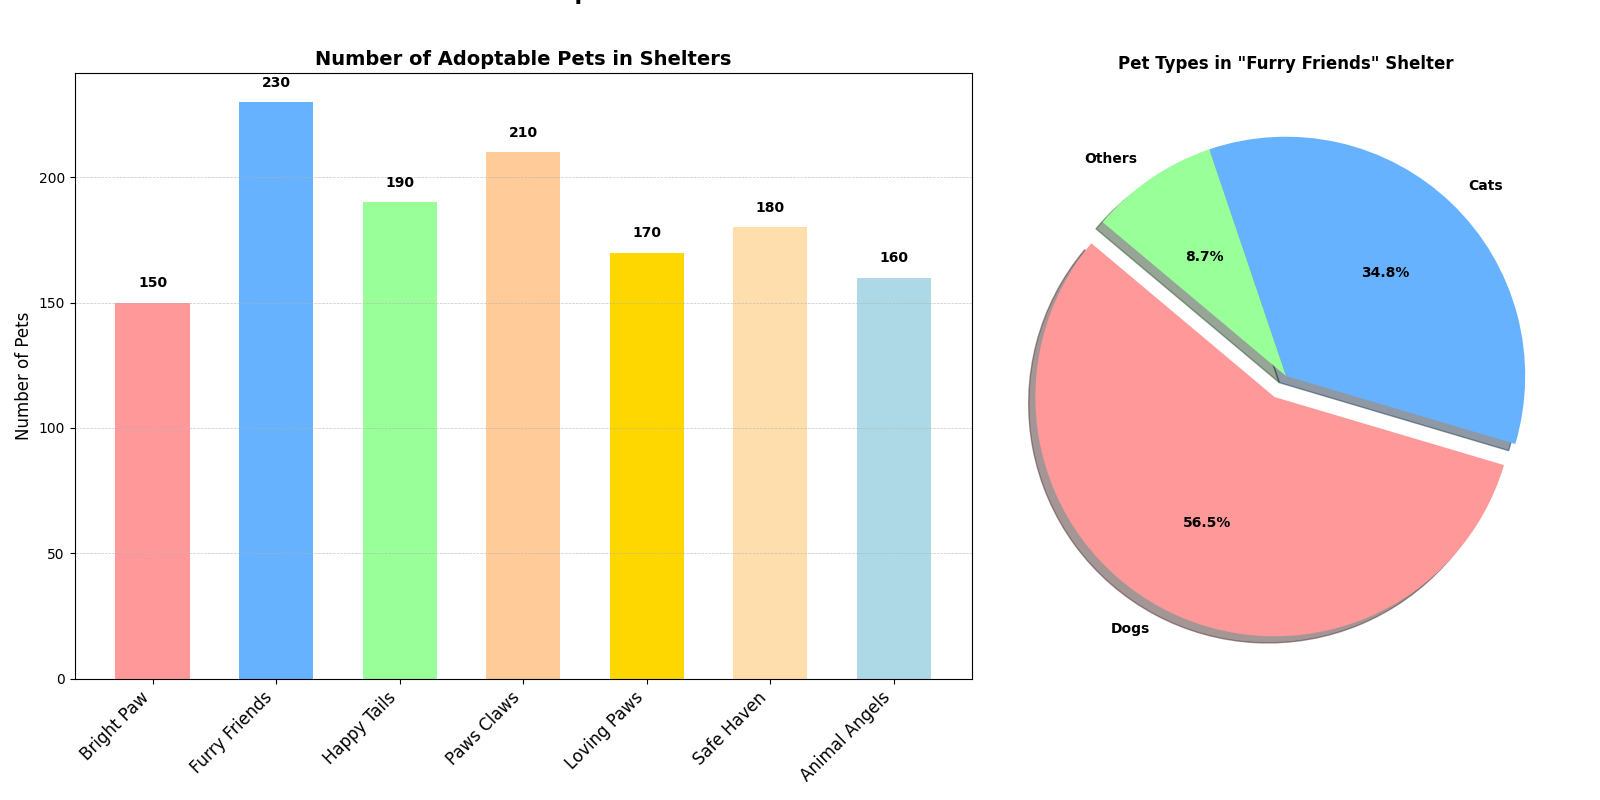

Generate this figure with Python:
import matplotlib.pyplot as plt
import numpy as np

# Data Setup with additional shelters
shelters = ['Bright Paw', 'Furry Friends', 'Happy Tails', 'Paws Claws', 'Loving Paws', 'Safe Haven', 'Animal Angels']
adoptable_pets = [150, 230, 190, 210, 170, 180, 160]

# Updated detailed pet distribution for two busiest shelters 'Furry Friends' and 'Paws Claws'
pet_types = ['Dogs', 'Cats', 'Others']
pet_counts_1 = [130, 80, 20]  # Furry Friends
pet_counts_2 = [150, 40, 20]  # Paws Claws

x_positions = np.arange(len(shelters))
bar_width = 0.6

# Create the main bar chart for adoptable pets
fig, (ax1, ax2) = plt.subplots(1, 2, figsize=(16, 8), gridspec_kw={'width_ratios': [3, 2]})
fig.suptitle('Adoptable Pets Statistics in Shelters - 2022', fontsize=16, fontweight='bold', y=1.02)

# First subplot: Bar chart of adoptable pets in different shelters
bars = ax1.bar(x_positions, adoptable_pets, color=['#FF9999','#66B2FF','#99FF99','#FFCC99','#FFD700','#FFDEAD','#ADD8E6'], width=bar_width)

# Annotate each bar with the number of pets
for bar in bars:
    yval = bar.get_height()
    ax1.text(bar.get_x() + bar.get_width()/2, yval + 5, f'{yval}', ha='center', va='bottom', fontsize=10, fontweight='bold')

ax1.set_xticks(x_positions)
ax1.set_xticklabels(shelters, rotation=45, ha='right', fontsize=12)
ax1.set_title("Number of Adoptable Pets in Shelters", fontsize=14, fontweight='bold')
ax1.set_ylabel("Number of Pets", fontsize=12)
ax1.yaxis.grid(True, linestyle='--', linewidth=0.5, alpha=0.7)

# Second subplot: Pie charts for different pet types in two busiest shelters
explode = (0.1, 0, 0)  # explode the first slice (dogs)

ax2.pie(pet_counts_1, labels=pet_types, explode=explode, colors=['#FF9999', '#66B2FF', '#99FF99'],
        autopct='%1.1f%%', shadow=True, startangle=140, textprops={'fontsize': 10, 'fontweight':'bold'})
ax2.set_title('Pet Types in "Furry Friends" Shelter', fontsize=12, fontweight='bold')

# Automatically adjust layout to prevent overlap
plt.tight_layout()

plt.show()
